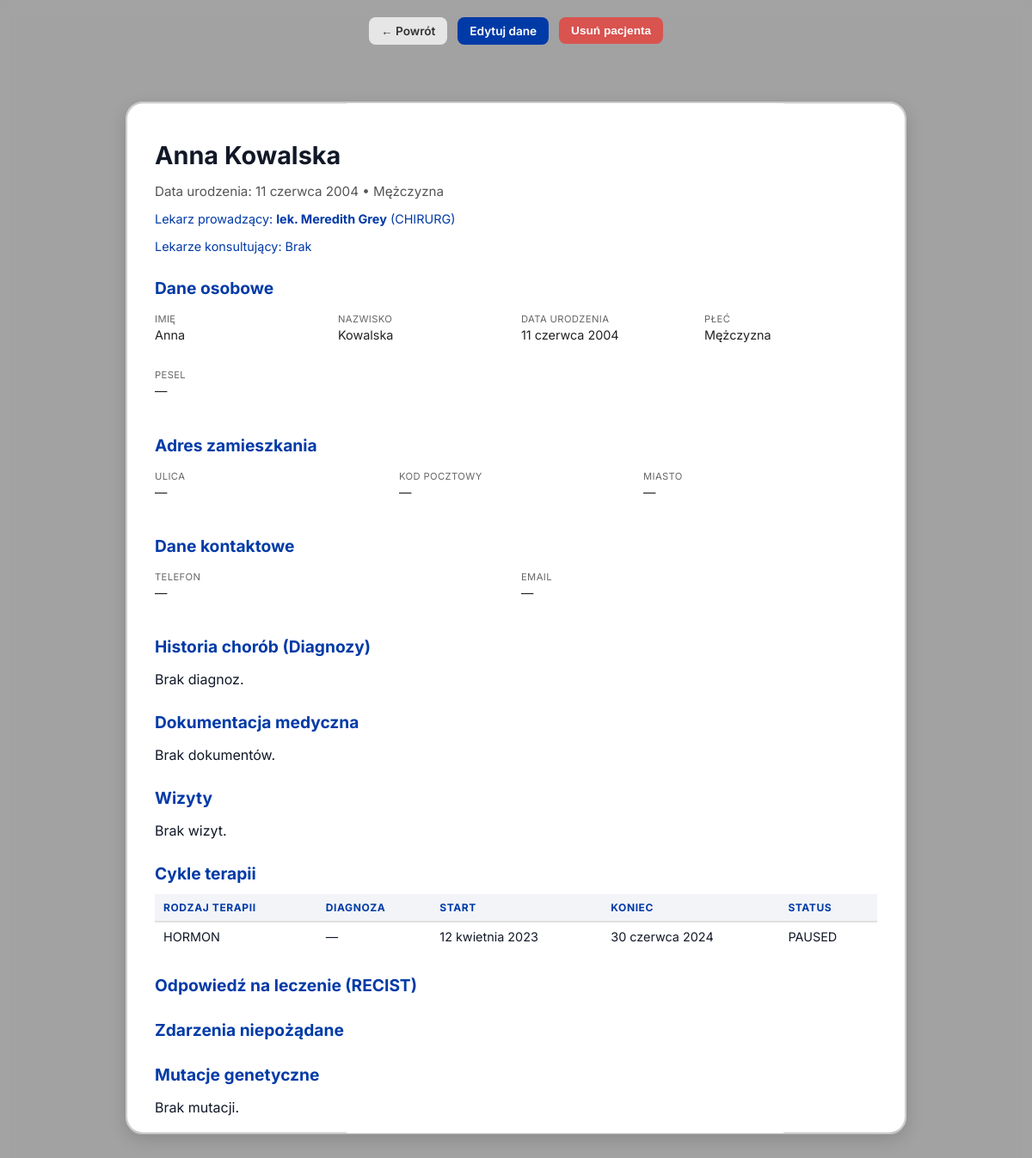
The app's page /patient/8/ (signed in) with its own data.
### patient/models.py (models this page shows, shortened)
class Patient(models.Model):
  class Gender(models.TextChoices):
    MALE = 'Mężczyzna','Mężczyzna'
    FEMALE = 'Kobieta','Kobieta'
    OTHER = 'Inna','Inna'
  first_name = models.CharField(max_length=100, verbose_name='Imię')
  last_name = models.CharField(max_length=100,verbose_name='Nazwisko')
  pesel = models.CharField(
    max_length = 11,
    unique = True,
    null = True,
    blank = True,
    validators=[validate_pesel],
    verbose_name = 'PESEL',
    help_text = '11-cyfrowy numer identyfikacyjny'
  )
  date_of_birth = models.DateField(verbose_name='Data urodzenia')
  gender= models.CharField(
    max_length=15,
    choices=Gender.choices,
    default=Gender.MALE,
    verbose_name='Płeć'
  )
  address_street = models.CharField(max_length=200, verbose_name='Ulica i nr domu', blank=True, null=True)
  address_zip_code = models.CharField(
    max_length=6,
    verbose_name='Kod pocztowy',
    blank=True,
    null=True,
    validators=[RegexValidator(r'^\d{2}-\d{3}$', 'Format kodu: XX-XXX')]
  )
  address_city = models.CharField(max_length=100, verbose_name='Miejscowość', blank=True, null=True)
  phone_number = models.CharField(max_length= 15, verbose_name='Numer telefonu',blank=True, null= True)
  email = models.EmailField(verbose_name= 'Email', blank= True, null= True)
  attending_doctor = models.ForeignKey(
    Doctor,
    on_delete=models.SET_NULL,
    null = True,
    blank = True,
    related_name= 'primary_patients',
    verbose_name= 'Lekarz Prowadzący',
  )
  consulting_doctors = models.ManyToManyField(
    Doctor,
    blank= True,
    related_name= 'consultation_patients',
    verbose_name= 'Lekarze konsultujący'
  )
  initial_diagnosis= models.CharField(max_length=250,verbose_name='Wstępna diagnoza (ARCHIWALNE)',blank=True, null=True)
  diagnosis_date = models.DateField(verbose_name='Data diagnozy (ARCHIWALNE)', blank = True, null= True)
  class Meta:
    verbose_name = 'Pacjent'
    verbose_name_plural = 'Pacjenci'

class Doctor(models.Model):
  class Specialization(models.TextChoices):
    ONCOLOGIST = 'ONKOLOG','Onkolog kliniczny'
    ONKOGENETICIST = 'ONKOGENETYK', 'Onkogenetyk'
    RADIOLOGIST = 'RADIOLOG', 'Radiolog'
    PATHOMORPHOLOGIST = 'PATOMORFOLOG', 'Patomorfolog'
    SURGEON = 'CHIRURG', 'Chirurg onkologiczny'
    OTHER = 'INNY', 'Inna specjalizacja'
  user = models.OneToOneField(
    User,
    on_delete=models.CASCADE,
    related_name='doctor_profile',
    null=True,
    blank=True,
    verbose_name='Konto użytkownika'
  )
  first_name = models.CharField(max_length=100,verbose_name='Imię')
  last_name = models.CharField(max_length=100,verbose_name='Nazwisko')
  pwz_number = models.CharField(
    max_length = 7,
    unique = True,
    verbose_name = 'Numer PWZ',
    help_text = '7-cyfrowy numepr prawa wykonywania zawodu'
  )
  specialization = models.CharField(
    max_length = 50,
    choices = Specialization.choices,
    default = Specialization.ONCOLOGIST,
    verbose_name='Specializacja'
  )
  email = models.EmailField(verbose_name='Email służbowy',blank=True,null = True)
  phone = models.CharField(max_length=15,verbose_name='Telefon kontaktowy',blank=True, null=True)
  class Meta:
    verbose_name = 'Lekarz'
    verbose_name_plural = 'Lekarze'

class TherapyCycle(models.Model):
  patient = models.ForeignKey(
    Patient,
    on_delete=models.CASCADE,
    related_name='therapy_cycles',
    verbose_name='Pacjent'
  )
  diagnosis = models.ForeignKey(
    Diagnosis,
    on_delete=models.CASCADE,
    related_name='therapy_cycles',
    verbose_name='Leczona choroba',
    null=True,
    blank=True,
  )
  start_date = models.DateField(verbose_name='Data rozpoczęcia')
  end_date = models.DateField(verbose_name='Data zakończenia', null=True, blank=True)
  class Therapy(models.TextChoices):
    CHEMO = 'Chemoterapia', 'Chemioterapia'
    HORMON = 'Terapia hormonalna', 'Terapia hormonalna'
    IMMUNO = 'Immunoterapia', 'Immunoterapia'
    PHOTO = 'Terapia fotodynamiczna', 'Terapia fotodynamiczna'
    TARGET = 'Terapia celowana', 'Terapia celowana'
    RADIO = 'Radioterapia', 'Radioterapia'
  protocol_name = models.CharField(
    max_length=200,
    choices=Therapy.choices,
    verbose_name='Rodzaj terapii'
  )
  class Status(models.TextChoices):
    ONGOING = 'W trakcie', 'W trakcie'
    COMPLETED = 'Zakończona', 'Zakończona'
    PAUSED = 'Wstrzymana', 'Wstrzymana'
    PLANNED = 'Zaplanowana', 'Zaplanowana'
  status = models.CharField(
    max_length=200,
    choices=Status.choices,
    verbose_name='Status terapii'
  )
  class Meta:
    verbose_name = "Cykl Terapii"
    verbose_name_plural = "Cykle Terapii"

### patient/views.py (the view)
# urls.py: path('patient/<int:pk>/', views.patient_detail, name='patient_detail'),
@login_required(login_url='login')
def patient_detail(request, pk):
    patient = get_object_or_404(Patient, pk=pk)
    editing = request.GET.get("edit") == "1"
    if request.method == "POST":
        form = PatientForm(request.POST, instance=patient)
        if form.is_valid():
            form.save()
            return redirect("patient_detail", pk=pk)
    else:
        form = PatientForm(instance=patient)
    return render(request, "home_page/patient_detail.html", {
        "patient": patient,
        "form": form,
        "editing": editing,
    })

### templates/home_page/patient_detail.html (shortened to what this page needs)
{% load static %}
<!DOCTYPE html>
<html lang="pl">
<head>
    <link rel="stylesheet" href="{% static 'stylesheets/home.css' %}">
    <link rel="stylesheet" href="{% static 'stylesheets/patient_detail.css' %}">
</head>
<body>
<div class="patient-actions">
    <a href="{% url 'home' %}" class="btn-secondary">← Powrót</a>
    {% if not editing %}
        <a href="?edit=1" class="btn-primary">Edytuj dane</a>
    {% endif %}
    <form method="post" action="{% url 'delete_patient' patient.id %}" onsubmit="return confirm('Czy na pewno chcesz usunąć pacjenta?');">
        <button type="submit" class="btn-danger">Usuń pacjenta</button>
    </form>
</div>
<div class="modal-window">
    <div class="patient-card">
        {% if editing %}
        <h2>Edytuj dane pacjenta</h2>
        <form method="post">
            {% csrf_token %}
            {{ form.as_p }}
            <button type="submit" class="btn-primary">Zapisz zmiany</button>
            <a href="{% url 'patient_detail' patient.id %}" class="btn-secondary">Anuluj</a>
        </form>
        {% else %}
        <div class="patient-header">
            <h1>{{ patient.first_name }} {{ patient.last_name }}</h1>
            <p class="patient-meta">
                {% if patient.pesel %}
                    PESEL: {{ patient.pesel }}
                {% else %}
                    Data urodzenia: {{ patient.date_of_birth }}
                {% endif %}
                • {{ patient.gender }}
            </p>
            {% if patient.attending_doctor %}
            <p class="doctor-info">
                Lekarz prowadzący:
                <strong>lek. {{ patient.attending_doctor.first_name }} {{ patient.attending_doctor.last_name }}</strong>
                ({{ patient.attending_doctor.specialization }})
            </p>
            {% endif %}
            <p class="doctor-info">
                Lekarze konsultujący:
                {% for d in patient.consulting_doctors.all %}
                    {{ d.first_name }} {{ d.last_name }}{% if not forloop.last %}, {% endif %}
                {% empty %}
                    Brak
                {% endfor %}
            </p>
        </div>
        <div class="patient-section">
            <h2>Dane osobowe</h2>
            <div class="section-grid">
                <div><label>Imię</label><p>{{ patient.first_name }}</p></div>
                <div><label>Nazwisko</label><p>{{ patient.last_name }}</p></div>
                <div><label>Data urodzenia</label><p>{{ patient.date_of_birth }}</p></div>
                <div><label>Płeć</label><p>{{ patient.gender }}</p></div>
                <div><label>PESEL</label><p>{{ patient.pesel|default:"—" }}</p></div>
            </div>
        </div>
        <div class="patient-section">
            <h2>Adres zamieszkania</h2>
            <div class="section-grid">
                <div><label>Ulica</label><p>{{ patient.address_street|default:"—" }}</p></div>
                <div><label>Kod pocztowy</label><p>{{ patient.address_zip_code|default:"—" }}</p></div>
                <div><label>Miasto</label><p>{{ patient.address_city|default:"—" }}</p></div>
            </div>
        </div>
        <div class="patient-section">
            <h2>Dane kontaktowe</h2>
            <div class="section-grid">
                <div><label>Telefon</label><p>{{ patient.phone_number|default:"—" }}</p></div>
                <div><label>Email</label><p>{{ patient.email|default:"—" }}</p></div>
            </div>
        </div>
        <div class="patient-section">
            <h2>Historia chorób (Diagnozy)</h2>
            {% if patient.diagnoses.all %}
            <table class="patient-table">
                <thead>
                    <tr>
                        <th>Kod ICD</th>
                        <th>Rozpoznanie</th>
                        <th>Data</th>
                        <th>Status</th>
                    </tr>
                </thead>
                <tbody>
                    {% for d in patient.diagnoses.all %}
                    <tr>
                        <td>{{ d.icd_code|default:"—" }}</td>
                        <td>{{ d.name }}</td>
                        <td>{{ d.diagnosis_date }}</td>
                        <td>{{ d.status }}</td>
                    </tr>
                    {% endfor %}
                </tbody>
            </table>
            {% else %}
            <p>Brak diagnoz.</p>
            {% endif %}
        </div>
        <div class="patient-section">
            <h2>Dokumentacja medyczna</h2>
            {% if patient.medical_documents.all %}
            <ul class="document-list">
                {% for doc in patient.medical_documents.all %}
                <li>
                    <strong>{{ doc.name }}</strong> ({{ doc.upload_date|default:"brak daty" }})
                    <br>
                    <small>{{ doc.description|default:"—" }}</small>
                </li>
                {% endfor %}
            </ul>
            {% else %}
            <p>Brak dokumentów.</p>
            {% endif %}
        </div>
        <div class="patient-section">
            <h2>Wizyty</h2>
            {% if patient.appointments.all %}
            <table class="patient-table">
                <thead>
                    <tr>
                        <th>Data</th>
                        <th>Lekarz</th>
                        <th>Rodzaj</th>
                        <th>Status</th>
                    </tr>
                </thead>
                <tbody>
                    {% for a in patient.appointments.all %}
                    <tr>
                        <td>{{ a.date_time }}</td>
                        <td>{{ a.doctor.first_name }} {{ a.doctor.last_name }}</td>
                        <td>{{ a.appointment_type }}</td>
                        <td>{{ a.status }}</td>
                    </tr>
                    {% endfor %}
                </tbody>
            </table>
            {% else %}
            <p>Brak wizyt.</p>
            {% endif %}
        </div>
        <div class="patient-section">
            <h2>Cykle terapii</h2>
            {% if patient.therapy_cycles.all %}
            <table class="patient-table">
                <thead>
                    <tr>
                        <th>Rodzaj terapii</th>
                        <th>Diagnoza</th>
                        <th>Start</th>
                        <th>Koniec</th>
                        <th>Status</th>
                    </tr>
                </thead>
                <tbody>
                    {% for t in patient.therapy_cycles.all %}
                    <tr>
                        <td>{{ t.protocol_name }}</td>
                        <td>{{ t.diagnosis.name|default:"—" }}</td>
                        <td>{{ t.start_date }}</td>
                        <td>{{ t.end_date|default:"—" }}</td>
                        <td>{{ t.status }}</td>
                    </tr>
                    {% endfor %}
                </tbody>
            </table>
            {% else %}
            <p>Brak terapii.</p>
            {% endif %}
        </div>
        <div class="patient-section">
            <h2>Odpowiedź na leczenie (RECIST)</h2>
        </div>
        <div class="patient-section">
            <h2>Zdarzenia niepożądane</h2>
        </div>
        <div class="patient-section">
            <h2>Mutacje genetyczne</h2>
            {% if patient.mutations.all %}
            <table class="patient-table">
                <thead>
                    <tr>
                        <th>Gen</th>
                        <th>Typ mutacji</th>
                        <th>VAF</th>
                    </tr>
                </thead>
                <tbody>
                    {% for m in patient.mutations.all %}
                    <tr>
                        <td>{{ m.gene }}</td>
                        <td>{{ m.mutation_type }}</td>
                        <td>{{ m.vaf }}</td>
                    </tr>
                    {% endfor %}
                </tbody>
            </table>
            {% else %}
            <p>Brak mutacji.</p>
            {% endif %}
        </div>
        {% endif %}
    </div>
</div>
</body>
</html>

### static/stylesheets/home.css (style rules this page uses)
:root { --app-bg: #f9fafb; --sidebar-bg: #d9d9d9; --header-bg: #ffffff; --text-primary: #111827; --text-secondary: #4b5563; --accent-color: #003aa7; --border-color: #b6b6b6; --font-sans: 'Inter', system-ui, sans-serif; }
html, body { margin: 0; padding: 0; height: 100%; width: 100%; background-color: var(--app-bg); color: var(--text-primary); font-family: var(--font-sans); }
.patient-table { width: 100%; border-collapse: collapse; text-align: left; }
.patient-table th { padding: 14px 24px; font-size: 0.75rem; text-transform: uppercase; color: var(--text-secondary); letter-spacing: 0.05em; background: #f3f4f6; border-bottom: 1px solid var(--border-color); font-weight: 700; }
.patient-table td { padding: 16px 24px; border-bottom: 1px solid #f3f4f6; font-size: 0.9rem; color: var(--text-primary); }
.patient-table tr:last-child td { border-bottom: none; }

### static/stylesheets/patient_detail.css (style rules this page uses)
html, body { height: 100%; margin: 0; padding: 0; background: #d9d9d9; overflow: hidden; }
.patient-card { position: fixed; top: 50%; left: 50%; transform: translate(-50%, -50%); width: 70%; max-width: 900px; height: 80vh; background: #ffffff; border-radius: 20px; border: 2px solid #cfcfcf; box-shadow: 0 6px 20px rgba(0,0,0,0.15); padding: 24px 32px; overflow-y: auto; z-index: 300; }
.patient-actions { position: fixed; top: 20px; left: 50%; transform: translateX(-50%); z-index: 400; display: flex; gap: 12px; justify-content: center; width: max-content; white-space: nowrap; }
.patient-actions a, .patient-actions button { padding: 8px 14px; font-size: 0.85rem; border-radius: 8px; font-weight: 600; cursor: pointer; border: none; text-decoration: none; transition: background 0.2s ease; }
.btn-secondary { background: #e6e6e6; color: #333; }
.btn-primary { background: #003aa7; color: white; }
.btn-danger { background: #d9534f; color: white; }
.patient-header h1 { font-size: 1.8rem; margin-bottom: 4px; }
.patient-meta { color: #555; font-size: 0.95rem; margin-bottom: 4px; }
.doctor-info { font-size: 0.9rem; color: #003aa7; }
.patient-section { margin-top: 28px; }
.patient-section h2 { font-size: 1.2rem; margin-bottom: 12px; color: #003aa7; }
.section-grid { display: grid; grid-template-columns: repeat(auto-fit, minmax(180px, 1fr)); gap: 12px; }
.section-grid label { font-size: 0.7rem; color: #666; text-transform: uppercase; letter-spacing: 0.4px; }
.section-grid p { font-size: 0.9rem; margin-top: 2px; color: #222; }
.patient-table { width: 100%; border-collapse: collapse; margin-top: 6px; font-size: 0.9rem; }
.patient-table th { background: #f2f4f7; padding: 8px 10px; text-align: left; font-weight: 700; color: #003aa7; border-bottom: 2px solid #e0e0e0; }
.patient-table td { padding: 8px 10px; border-bottom: 1px solid #eaeaea; }

### records on screen
Patient: first_name "Anna", last_name "Kowalska", date_of_birth "11 czerwca 2004", gender "Mężczyzna", attending_doctor.first_name "Meredith", attending_doctor.last_name "Grey", attending_doctor.specialization "CHIRURG", pesel "—", address_street "—", address_zip_code "—", address_city "—", phone_number "—", email "—"
TherapyCycle: protocol_name "HORMON", diagnosis.name "—", start_date "12 kwietnia 2023", end_date "30 czerwca 2024", status "PAUSED"
